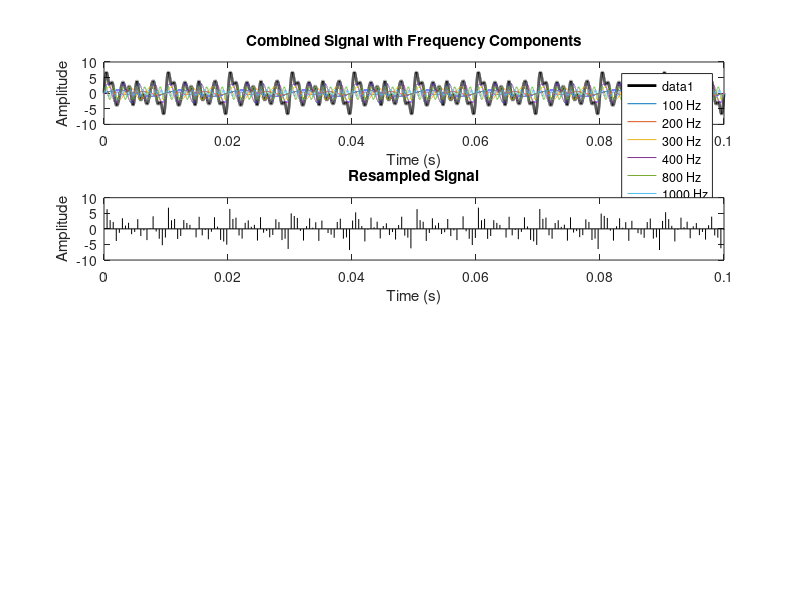
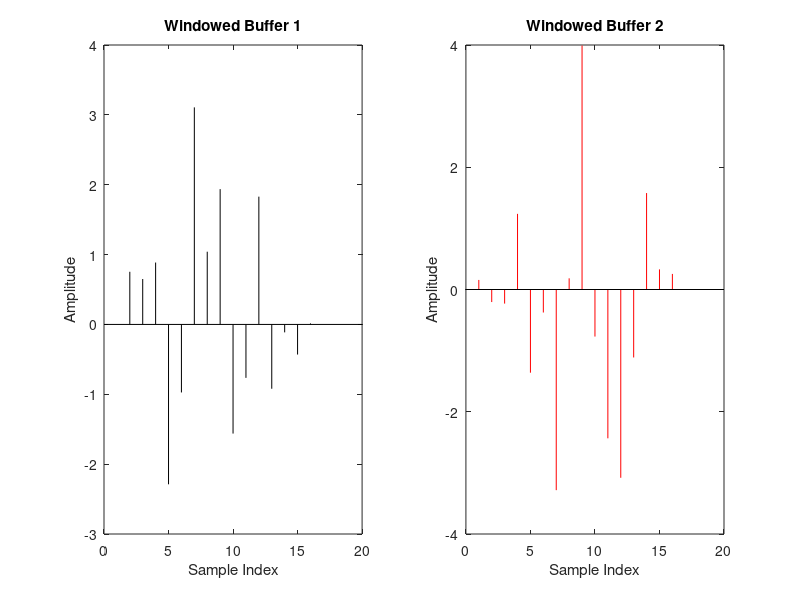
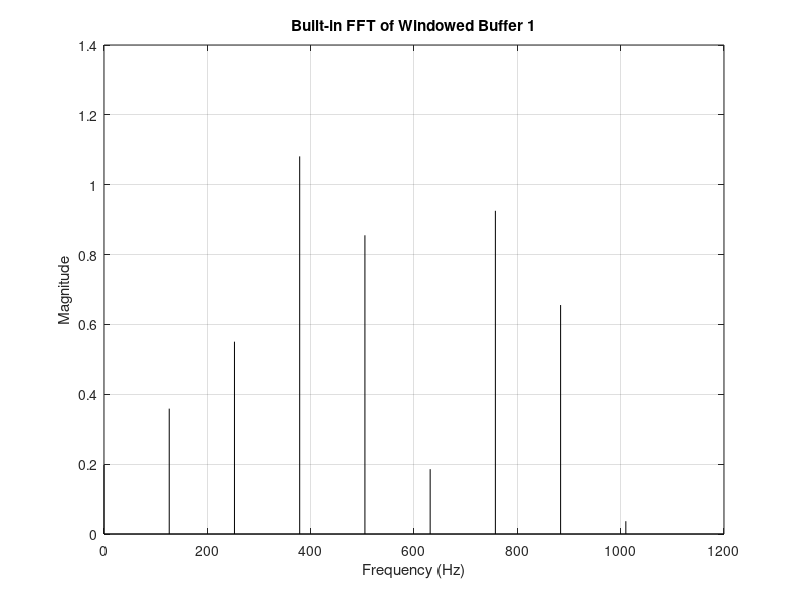
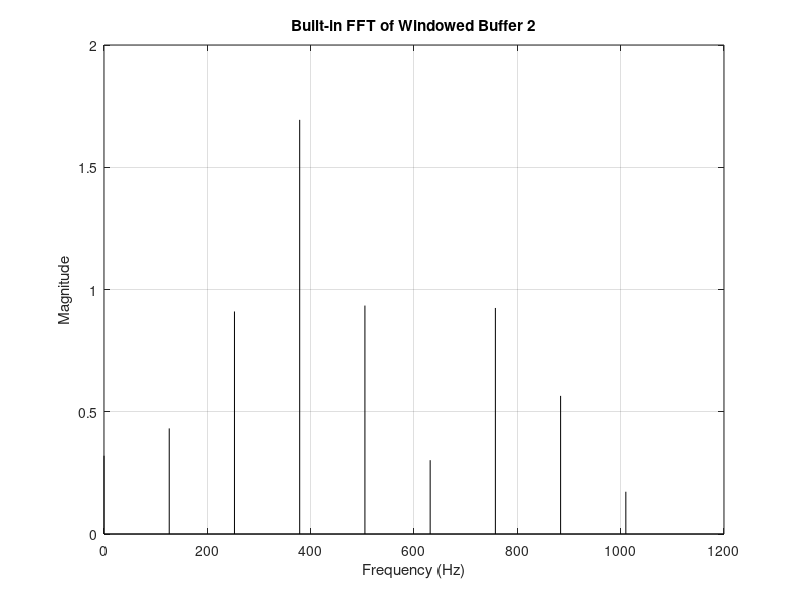

The MATLAB source for these figures, in order:
function main()
    % Parameters
    duration = 0.1;
    sampling_rate1 = 1e6;  % This for constructing the combined sinusoidal signal
    sampling_rate2 = 2020;  % This apply for the sampling (select bit higher value than nyquist frequency)
    frequencies = [100, 200, 300, 400, 800, 1000];
    amplitudes = [1, 0.5, 2, 3, 2, 1];  % Corresponding amplitudes for each frequency
    buffer_size = 16;
    overlap = 8;  % For accurate result apply overlaps at buffering

    % Generate the time vector
    t = linspace(0, duration, duration * sampling_rate1);

    % Generate the complex signal
    signal = generate_complex_signal(frequencies, amplitudes, t);

    % Plot the combined signal
    figure;
    subplot(4, 1, 1);
    plot(t, signal, 'k', 'LineWidth', 2);
    title('Combined Signal with Frequency Components');
    xlabel('Time (s)');
    ylabel('Amplitude');
    hold on;

    % Plot the sketches of frequency components
    for i = 1:length(frequencies)
        plot(t, amplitudes(i) * sin(2 * pi * frequencies(i) * t), 'DisplayName', [num2str(frequencies(i)) ' Hz']);
    end
    legend;

    % Resample the signal
    resampling_factor = round(sampling_rate1 / sampling_rate2);
    resampled_signal = signal(1:resampling_factor:end);
    t_resampled = t(1:resampling_factor:end);

    % Plot the resampled signal as discrete points
    subplot(4, 1, 2);
    stem(t_resampled, resampled_signal, 'k', 'Marker', 'none', 'BaseValue', 0);
    title('Resampled Signal');
    xlabel('Time (s)');
    ylabel('Amplitude');

    % Apply buffering process with overlap
    buffers = buffer_signal(resampled_signal, buffer_size, overlap);

    % Apply Hamming window to each buffer
    windowed_buffers = cellfun(@(buf) apply_hamming_window(buf), buffers, 'UniformOutput', false);

    % Plot the first windowed buffer
    figure;
    subplot(1, 2, 1);
    stem(windowed_buffers{1}, 'k', 'Marker', 'none', 'BaseValue', 0);
    title('Windowed Buffer 1');
    xlabel('Sample Index');
    ylabel('Amplitude');

    % Plot the second windowed buffer
    subplot(1, 2, 2);
    stem(windowed_buffers{2}, 'r', 'Marker', 'none', 'BaseValue', 0);
    title('Windowed Buffer 2');
    xlabel('Sample Index');
    ylabel('Amplitude');

    % Compute and plot the FFT of the first windowed buffer using built-in FFT
    plot_fft(windowed_buffers{1}, sampling_rate2, 'Built-in FFT of Windowed Buffer 1');

    % Compute and plot the FFT of the second windowed buffer using built-in FFT
    plot_fft(windowed_buffers{2}, sampling_rate2, 'Built-in FFT of Windowed Buffer 2');

    % Compute and plot the FFT of the first windowed buffer using custom 16-point FFT
    custom_fft_16(windowed_buffers{1}, sampling_rate2, 'Custom FFT of Windowed Buffer 1');

    % Compute and plot the FFT of the second windowed buffer using custom 16-point FFT
    custom_fft_16(windowed_buffers{2}, sampling_rate2, 'Custom FFT of Windowed Buffer 2');
end

function signal = generate_complex_signal(frequencies, amplitudes, t)
    signal = zeros(size(t));
    for i = 1:length(frequencies)
        signal = signal + amplitudes(i) * sin(2 * pi * frequencies(i) * t);
    end
end

function buffers = buffer_signal(signal, buffer_size, overlap)
    step_size = buffer_size - overlap;
    num_buffers = floor((length(signal) - overlap) / step_size);
    buffers = cell(1, num_buffers);
    for i = 1:num_buffers
        buffers{i} = signal((i-1) * step_size + 1 : (i-1) * step_size + buffer_size);
    end
end

function windowed_buffer = apply_hamming_window(buffer)
    windowed_buffer = buffer .* hamming(length(buffer))';
end

function plot_fft(buffer, sampling_rate, title_str)
    L = length(buffer);
    Y = fft(buffer);
    P2 = abs(Y / L);
    P1 = P2(1:floor(L / 2) + 1);
    P1(2:end-1) = 2 * P1(2:end-1);
    f = sampling_rate * (0:(L/2)) / L;

    figure;
    stem(f, P1, 'k', 'Marker', 'none', 'BaseValue', 0);
    title(title_str);
    xlabel('Frequency (Hz)');
    ylabel('Magnitude');
    grid on;
end

function custom_fft_16(buffer, sampling_rate, title_str)
    % Reorder the signal for 16-point FFT
    reordered_signal = bit_reversed_order(buffer);
    % Compute FFT stages
    W2 = exp(-2j * pi * (0:1) / 2);
    W4 = exp(-2j * pi * (0:3) / 4);
    W8 = exp(-2j * pi * (0:7) / 8);
    W16 = exp(-2j * pi * (0:15) / 16);
    two_point_fft_results = compute_two_point_ffts(reordered_signal, W2);
    four_point_fft_results = compute_four_point_ffts(two_point_fft_results, W4);
    eight_point_fft_results = compute_eight_point_ffts(four_point_fft_results, W8);
    sixteen_point_fft_results = compute_sixteen_point_ffts(eight_point_fft_results, W16);

    % Get the 16-point FFT result
    fft_result = sixteen_point_fft_results;
    L = length(fft_result);
    P2 = abs(fft_result / L);
    P1 = P2(1:floor(L / 2) + 1);
    P1(2:end-1) = 2 * P1(2:end-1);
    f = sampling_rate * (0:(L/2)) / L;

    figure;
    stem(f, P1, 'k', 'Marker', 'none', 'BaseValue', 0);
    title(title_str);
    xlabel('Frequency (Hz)');
    ylabel('Magnitude');
    grid on;
end

function reordered_signal = bit_reversed_order(signal)
    if length(signal) ~= 16
        error('Signal length must be 16 for 16-point FFT');
    end
    % Define the bit-reversed order for 16 points
    bit_reversed_indices = [0 8 4 12 2 10 6 14 1 9 5 13 3 11 7 15] + 1; % MATLAB uses 1-based indexing
    % Reorder the signal according to bit-reversed indices
    reordered_signal = signal(bit_reversed_indices);
end

function two_point_fft_results = compute_two_point_ffts(signal, W2)
    % Preallocate results array
    two_point_fft_results = zeros(8, 2);
    % Compute 2-point FFT for each pair
    for i = 1:8
        x0 = signal(2*i-1);
        x1 = signal(2*i);
        X0 = x0 + x1;
        X1 = x0 - x1;
        two_point_fft_results(i, :) = [X0, X1];
    end
end

function four_point_fft_results = compute_four_point_ffts(two_point_fft_results, W4)
    % Preallocate results array
    four_point_fft_results = zeros(4, 4);
    % Combine 2-point FFT results into groups for 4-point FFT
    for i = 1:4
        group = two_point_fft_results(2*i-1:2*i, :);
        four_point_fft_results(i, :) = compute_single_four_point_fft(group, W4);
    end
end

function eight_point_fft_results = compute_eight_point_ffts(four_point_fft_results, W8)
    % Preallocate results array
    eight_point_fft_results = zeros(2, 8);
    % Combine 4-point FFT results into groups for 8-point FFT
    for i = 1:2
        group = four_point_fft_results(2*i-1:2*i, :);
        eight_point_fft_results(i, :) = compute_single_eight_point_fft(group, W8);
    end
end

function sixteen_point_fft_results = compute_sixteen_point_ffts(eight_point_fft_results, W16)
    % Preallocate results array
    sixteen_point_fft_results = zeros(1, 16);
    % Combine 8-point FFT results into a single group for 16-point FFT
    group = eight_point_fft_results(:).';
    % Compute 16-point FFT for the group
    sixteen_point_fft_results = compute_single_sixteen_point_fft(group, W16);
end

function X = compute_single_four_point_fft(group, W4)
    X = zeros(1, 4);
    for k = 0:3
        X(k+1) = group(1 + mod(k, 2)) + W4(k+1) * group(3 + mod(k, 2));
    end
end

function X = compute_single_eight_point_fft(group, W8)
    X = zeros(1, 8);
    for k = 0:7
        X(k+1) = group(1 + mod(k, 4)) + W8(k+1) * group(5 + mod(k, 4));
    end
end

function X = compute_single_sixteen_point_fft(group, W16)
    X = zeros(1, 16);
    for k = 0:15
        X(k+1) = group(1 + mod(k, 8)) + W16(k+1) * group(9 + mod(k, 8));
    end
end

% Run the main function
main();